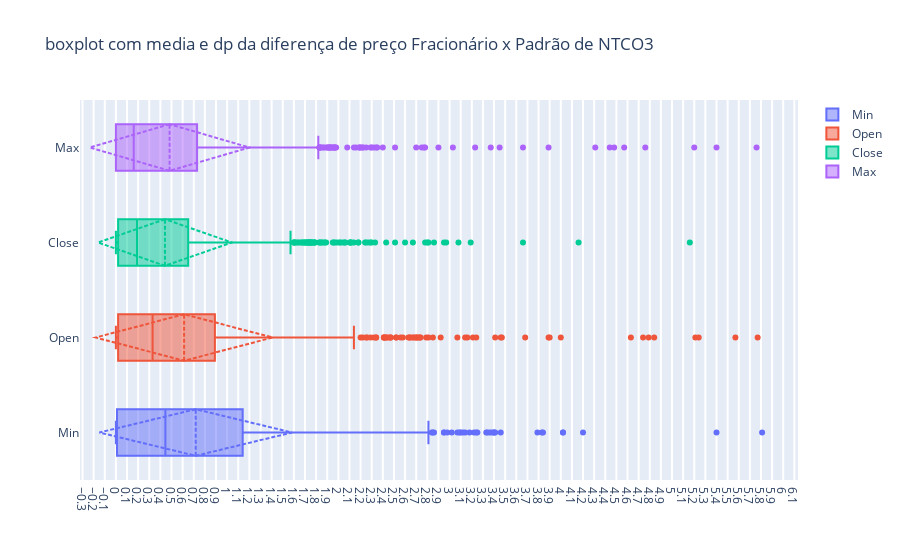

Source (notebook cell):
### Code cell
import plotly.graph_objects as go

fig = go.Figure()
fig.add_trace(go.Box(x=Dif['Min'] , name='Min' , boxmean='sd') )
fig.add_trace(go.Box(x=Dif['Open'] , name='Open', boxmean='sd'))
fig.add_trace(go.Box(x=Dif['Close'] , name ='Close', boxmean='sd'))
fig.add_trace(go.Box(x=Dif['Max'] , name='Max', boxmean='sd'))

fig.update_layout(
    title= 'boxplot com media e dp da diferença de preço Fracionário x Padrão de {}'.format(papel[1]),
    xaxis=dict(
        showgrid=True,
        zeroline=True,
        dtick=.1,
        gridwidth=2,
    ),
)

fig.show()

### Figure 1 — Plotly figure (JSON) as saved in the notebook; plotly's stock layout.template omitted (floating-point values rounded to 4 significant figures; data arrays with more than 128 entries replaced by an {"elided": "..."} marker saying what was removed)
{"data": [{"boxmean": "sd", "name": "Min", "type": "box", "x": {"elided": "1122 float values"}}, {"boxmean": "sd", "name": "Open", "type": "box", "x": {"elided": "1122 float values"}}, {"boxmean": "sd", "name": "Close", "type": "box", "x": {"elided": "1122 float values"}}, {"boxmean": "sd", "name": "Max", "type": "box", "x": {"elided": "1122 float values"}}], "layout": {"title": {"text": "boxplot com media e dp da diferença de preço Fracionário x Padrão de NTCO3"}, "xaxis": {"dtick": 0.1, "gridwidth": 2, "showgrid": true, "zeroline": true}}}
